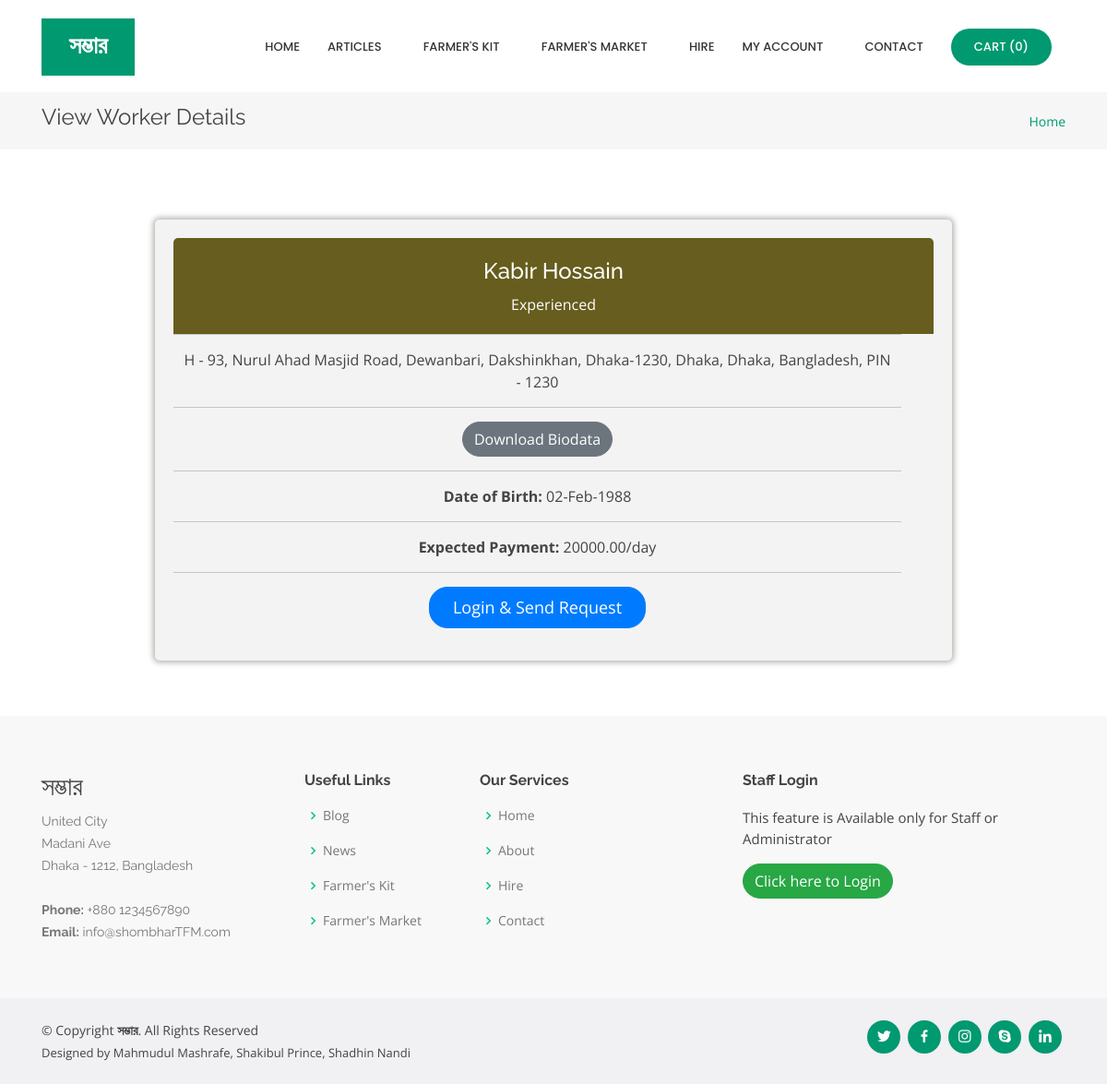
The app's page /workerdetailed.php?workerid=5 with its own data.
### tables this page shows
CREATE TABLE `worker` (
  `worker_id` int(10) NOT NULL,
  `name` varchar(50) NOT NULL,
  `address` text NOT NULL,
  `state_id` int(10) NOT NULL,
  `city_id` int(10) NOT NULL,
  `country_id` int(10) NOT NULL,
  `pincode` varchar(10) NOT NULL,
  `work_profile` text NOT NULL,
  `biodata` varchar(100) NOT NULL,
  `contactno` varchar(15) NOT NULL,
  `date_of_birth` date NOT NULL,
  `login_id` varchar(100) NOT NULL,
  `password` varchar(100) NOT NULL,
  `expected_salary` float(10,2) NOT NULL,
  `status` varchar(10) NOT NULL
);

CREATE TABLE `city` (
  `city_id` int(10) NOT NULL,
  `country_id` int(10) NOT NULL,
  `state_id` int(10) NOT NULL,
  `city` varchar(25) NOT NULL,
  `description` text NOT NULL,
  `status` varchar(10) NOT NULL
);

CREATE TABLE `state` (
  `state_id` int(10) NOT NULL,
  `country_id` int(10) NOT NULL,
  `state` varchar(25) NOT NULL,
  `description` text NOT NULL,
  `status` varchar(10) NOT NULL
);

CREATE TABLE `country` (
  `country_id` int(10) NOT NULL,
  `country` varchar(25) NOT NULL,
  `description` text NOT NULL,
  `status` varchar(10) NOT NULL
);

### workerdetailed.php (the view, shortened to what this page needs)
<?php
include("header.php");
if(isset($_GET['workerid']))
{
	$sql = "SELECT * FROM worker WHERE worker_id='$_GET[workerid]'";
	$qsql = mysqli_query($con,$sql);
	$rsedit = mysqli_fetch_array($qsql);
}
?>
  <main id="main">
    <section id="breadcrumbs" class="breadcrumbs">
      <div class="container">
        <div class="d-flex justify-content-between align-items-center">
          <h2>View Worker Details</h2>
          <ol>
            <li><a href="index.php">Home</a></li>
          </ol>
        </div>
      </div>
    </section>
    <section id="about" class="about">
      <div class="container">
        <div class="row content">
          <div class="col-lg-12 pt-4 pt-lg-0" data-aos="fade-left" data-aos-delay="200">
            <p class="font-italic">
<form method="post" action="" enctype="multipart/form-data"  name="frmworkreg" onSubmit="return validateworkreg()">
<div class="container">
    <div class="pricing-table pricing-three-column row">
		<div class="plan col-sm-12 col-lg-12">
          <div class="plan-name-bronze">
            <h3><?php echo $rsedit['name']; ?></h3>
            <span><?php echo $rsedit['work_profile']; ?></span>
          </div>
          <ul>
            <li class="plan-feature" ><?php echo $rsedit['address']; ?>, <?php
								  $sql3= "SELECT * FROM city where status='Active'";
									$qsql3 =mysqli_query($con,$sql3);
								  while($rssql3 = mysqli_fetch_array($qsql3))
								  {
									  if($rssql3['city_id'] == $rsedit['city_id'] )
									  {
									  echo "$rssql3[city]";
									  }
								  }
								  ?>,  <?php
								  $sql2 = "SELECT * FROM state where status='Active'";
									$qsql2 =mysqli_query($con,$sql2);
								  while($rssql2 = mysqli_fetch_array($qsql2))
								  {
									  if($rssql2['state_id'] == $rsedit['state_id'] )
									  {
									  echo "$rssql2[state]";
									  }
								  }
								  ?>, <?php
								  $sql1 = "SELECT * FROM country where status='Active'";
									$qsql1 =mysqli_query($con,$sql1);
								  while($rssql1 = mysqli_fetch_array($qsql1))
								  {
									  if($rssql1['country_id'] == $rsedit['country_id'] )
									  {
									  echo $rssql1['country'];
									  }
								  }
								  ?>, PIN - <?php echo $rsedit['pincode']; ?></li>
            <li class="plan-feature"><a href='imgworker/<?php echo $rsedit['biodata']; ?>' target="_blank" class="btn btn-secondary" >Download Biodata</a></li>
            <li class="plan-feature"><b>Date of Birth:</b> <?php echo date("d-M-Y",strtotime($rsedit['date_of_birth'])); ?></li>
            <li class="plan-feature"><b>Expected Payment:</b> <?php echo $rsedit['expected_salary']; ?>/day </li>
            <li class="plan-feature">
                        <?php
						  if(isset($_SESSION['sellerid']))
						  {
						?>
<a href="workerrequest.php?workerid=<?php echo $_GET['workerid']; ?>" class="btn btn-primary btn-plan-select"><i class="icon-white icon-ok"></i> Send Request </a>
                        <?php
						  }
						  else
						  {
						?>
<a href="sellerloginpanel.php?redirectlink=<?php echo "workerrequest.php"; ?>&workerid=<?php echo $_GET['workerid']; ?>" class="btn btn-primary btn-plan-select"><i class="icon-white icon-ok"></i> Login & Send Request </a>
    	                  <?php
						  }
						  ?>
			</li>
          </ul>
        </div>
	</div>
</div>
</form>
			</p>
          </div>
        </div>
      </div>
    </section>
  </main>
<?php
include("footer.php");
?>

### assets/css/style.css (style rules this page uses)
body { font-family: "Open Sans", sans-serif; color: #444444; }
a { color: #009970; }
h1, h2, h3, h4, h5, h6 { font-family: "Raleway", sans-serif; }
section { padding: 60px 0; overflow: hidden; }
.about .content h3 { font-weight: 500; line-height: 32px; font-size: 24px; }
.about .content ul { list-style: none; padding: 0; }
.about .content ul li { padding: 10px 0 0 28px; position: relative; }
.breadcrumbs { padding: 15px 0; background: #f6f6f7; margin-top: 100px; }
.breadcrumbs h2 { font-size: 24px; line-height: 1; font-weight: 400; }
.breadcrumbs ol { display: flex; flex-wrap: wrap; list-style: none; padding: 0; margin: 0; font-size: 14px; }
button, .btn { border-radius: 20px; transition: all 0.3s ease-in-out; }

### workerdetailed.php (style rules this page uses)
.pricing-table .plan { margin-left:0px; border-radius: 5px; text-align: center; background-color: #f3f3f3; -moz-box-shadow: 0 0 6px 2px #b0b2ab; -webkit-box-shadow: 0 0 6px 2px #b0b2ab; box-shadow: 0 0 6px 2px #b0b2ab; }
.plan { padding: 20px; margin-left:0px; color: #ff; background-color: #5e5f59; -moz-border-radius: 5px 5px 0 0; -webkit-border-radius: 5px 5px 0 0; border-radius: 5px 5px 0 0; }
.plan-name-bronze { padding: 20px; color: #fff; background-color: #665D1E; -moz-border-radius: 5px 5px 0 0; -webkit-border-radius: 5px 5px 0 0; border-radius: 5px 5px 0 0; }
.pricing-table .plan ul { list-style: none; margin: 0; -moz-border-radius: 0 0 5px 5px; -webkit-border-radius: 0 0 5px 5px; border-radius: 0 0 5px 5px; }
.pricing-table .plan ul li.plan-feature { padding: 15px 10px; border-top: 1px solid #c5c8c0; margin-right: 35px; }
.pricing-three-column { margin: 0 auto; width: 80%; }
.btn-plan-select { padding: 8px 25px; font-size: 18px; }

### records on screen
worker: name "Kabir Hossain", work_profile "Experienced", address "H - 93, Nurul Ahad Masjid Road, Dewanbari, Dakshinkhan, Dhaka-1230", pincode "1230", date_of_birth "02-Feb-1988", expected_salary "20000.00"
city: city "Dhaka"
state: state "Dhaka"
country: country "Bangladesh"

### other values on screen
$config['PROJECT_TITLE'] "সম্ভার"
mysqli_num_rows($qsqlproduct_purchase_record) "0"
$address "United City"
$address "Madani Ave"
$address "Dhaka - 1212, Bangladesh"
$config['PHONE'][0] "+880 1234567890"
$config['EMAIL'][0] "info@shombharTFM.com"
substr($developersanddesigners, 0, -2) "Mahmudul Mashrafe, Shakibul Prince, Shadhin Nandi"
